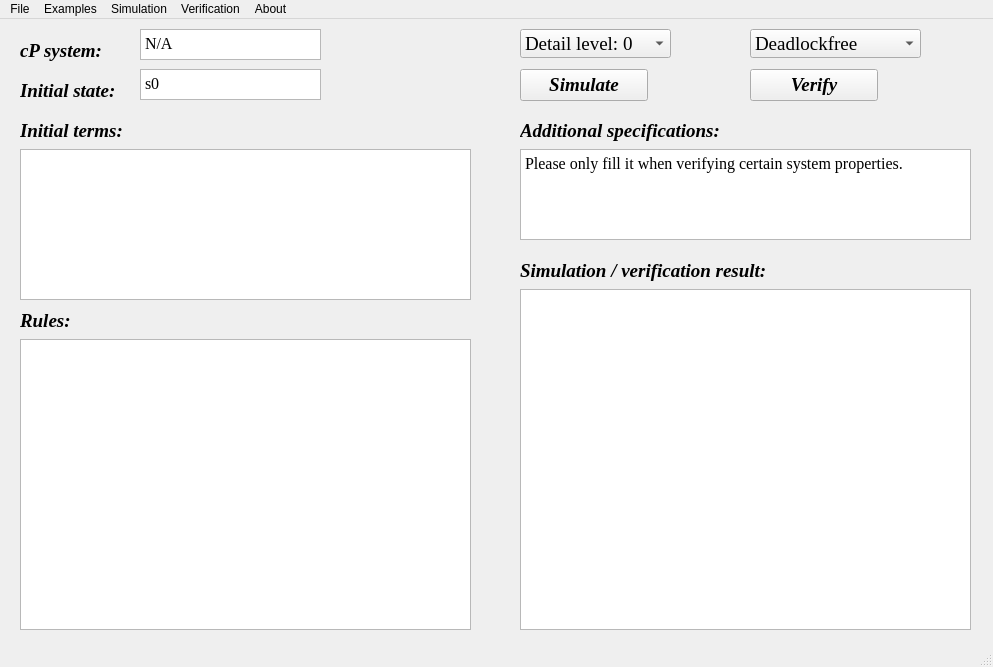
<?xml version="1.0" encoding="UTF-8"?>
<ui version="4.0">
 <class>MainWindow</class>
 <widget class="QMainWindow" name="MainWindow">
  <property name="geometry">
   <rect>
    <x>0</x>
    <y>0</y>
    <width>993</width>
    <height>667</height>
   </rect>
  </property>
  <property name="windowTitle">
   <string>cPV - The cP System Verifier</string>
  </property>
  <widget class="QWidget" name="centralwidget">
   <widget class="QLabel" name="label">
    <property name="geometry">
     <rect>
      <x>20</x>
      <y>20</y>
      <width>91</width>
      <height>24</height>
     </rect>
    </property>
    <property name="font">
     <font>
      <family>Times New Roman</family>
      <pointsize>14</pointsize>
      <weight>75</weight>
      <italic>true</italic>
      <bold>true</bold>
     </font>
    </property>
    <property name="text">
     <string>cP system:</string>
    </property>
   </widget>
   <widget class="QLabel" name="label_3">
    <property name="geometry">
     <rect>
      <x>20</x>
      <y>60</y>
      <width>171</width>
      <height>24</height>
     </rect>
    </property>
    <property name="font">
     <font>
      <family>Times New Roman</family>
      <pointsize>14</pointsize>
      <weight>75</weight>
      <italic>true</italic>
      <bold>true</bold>
     </font>
    </property>
    <property name="text">
     <string>Initial state:</string>
    </property>
   </widget>
   <widget class="QLabel" name="label_5">
    <property name="geometry">
     <rect>
      <x>20</x>
      <y>100</y>
      <width>111</width>
      <height>24</height>
     </rect>
    </property>
    <property name="font">
     <font>
      <family>Times New Roman</family>
      <pointsize>14</pointsize>
      <weight>75</weight>
      <italic>true</italic>
      <bold>true</bold>
     </font>
    </property>
    <property name="text">
     <string>Initial terms:</string>
    </property>
   </widget>
   <widget class="QLabel" name="label_6">
    <property name="geometry">
     <rect>
      <x>20</x>
      <y>290</y>
      <width>61</width>
      <height>24</height>
     </rect>
    </property>
    <property name="font">
     <font>
      <family>Times New Roman</family>
      <pointsize>14</pointsize>
      <weight>75</weight>
      <italic>true</italic>
      <bold>true</bold>
     </font>
    </property>
    <property name="text">
     <string>Rules:</string>
    </property>
   </widget>
   <widget class="QTextEdit" name="textEdit_rules">
    <property name="geometry">
     <rect>
      <x>20</x>
      <y>320</y>
      <width>451</width>
      <height>291</height>
     </rect>
    </property>
   </widget>
   <widget class="QTextEdit" name="textEdit_terms">
    <property name="geometry">
     <rect>
      <x>20</x>
      <y>130</y>
      <width>451</width>
      <height>151</height>
     </rect>
    </property>
    <property name="toolTip">
     <string>Please input terms as dictionary key-value pairs, for example: a:1, f(b):2, 1:3</string>
    </property>
    <property name="toolTipDuration">
     <number>-1</number>
    </property>
   </widget>
   <widget class="QTextEdit" name="textEdit_state">
    <property name="geometry">
     <rect>
      <x>140</x>
      <y>50</y>
      <width>181</width>
      <height>31</height>
     </rect>
    </property>
    <property name="font">
     <font>
      <family>Times New Roman</family>
      <pointsize>12</pointsize>
     </font>
    </property>
    <property name="html">
     <string>&lt;!DOCTYPE HTML PUBLIC &quot;-//W3C//DTD HTML 4.0//EN&quot; &quot;http://www.w3.org/TR/REC-html40/strict.dtd&quot;&gt;
&lt;html&gt;&lt;head&gt;&lt;meta name=&quot;qrichtext&quot; content=&quot;1&quot; /&gt;&lt;style type=&quot;text/css&quot;&gt;
p, li { white-space: pre-wrap; }
&lt;/style&gt;&lt;/head&gt;&lt;body style=&quot; font-family:'Times New Roman'; font-size:12pt; font-weight:400; font-style:normal;&quot;&gt;
&lt;p style=&quot; margin-top:0px; margin-bottom:0px; margin-left:0px; margin-right:0px; -qt-block-indent:0; text-indent:0px;&quot;&gt;&lt;span style=&quot; font-family:'SimSun';&quot;&gt;s0&lt;/span&gt;&lt;/p&gt;&lt;/body&gt;&lt;/html&gt;</string>
    </property>
   </widget>
   <widget class="QTextEdit" name="textEdit_state_2">
    <property name="geometry">
     <rect>
      <x>140</x>
      <y>10</y>
      <width>181</width>
      <height>31</height>
     </rect>
    </property>
    <property name="font">
     <font>
      <family>Times New Roman</family>
      <pointsize>12</pointsize>
     </font>
    </property>
    <property name="html">
     <string>&lt;!DOCTYPE HTML PUBLIC &quot;-//W3C//DTD HTML 4.0//EN&quot; &quot;http://www.w3.org/TR/REC-html40/strict.dtd&quot;&gt;
&lt;html&gt;&lt;head&gt;&lt;meta name=&quot;qrichtext&quot; content=&quot;1&quot; /&gt;&lt;style type=&quot;text/css&quot;&gt;
p, li { white-space: pre-wrap; }
&lt;/style&gt;&lt;/head&gt;&lt;body style=&quot; font-family:'Times New Roman'; font-size:12pt; font-weight:400; font-style:normal;&quot;&gt;
&lt;p style=&quot; margin-top:0px; margin-bottom:0px; margin-left:0px; margin-right:0px; -qt-block-indent:0; text-indent:0px;&quot;&gt;&lt;span style=&quot; font-family:'SimSun';&quot;&gt;N/A&lt;/span&gt;&lt;/p&gt;&lt;/body&gt;&lt;/html&gt;</string>
    </property>
   </widget>
   <widget class="QPushButton" name="pushButton_simulate">
    <property name="geometry">
     <rect>
      <x>520</x>
      <y>50</y>
      <width>128</width>
      <height>32</height>
     </rect>
    </property>
    <property name="font">
     <font>
      <family>Times New Roman</family>
      <pointsize>14</pointsize>
      <weight>75</weight>
      <italic>true</italic>
      <bold>true</bold>
     </font>
    </property>
    <property name="text">
     <string>Simulate</string>
    </property>
   </widget>
   <widget class="QPushButton" name="pushButton_verify">
    <property name="geometry">
     <rect>
      <x>750</x>
      <y>50</y>
      <width>128</width>
      <height>32</height>
     </rect>
    </property>
    <property name="font">
     <font>
      <family>Times New Roman</family>
      <pointsize>14</pointsize>
      <weight>75</weight>
      <italic>true</italic>
      <bold>true</bold>
     </font>
    </property>
    <property name="text">
     <string>Verify</string>
    </property>
   </widget>
   <widget class="QComboBox" name="comboBox_veri_opt">
    <property name="geometry">
     <rect>
      <x>750</x>
      <y>10</y>
      <width>171</width>
      <height>29</height>
     </rect>
    </property>
    <property name="font">
     <font>
      <family>Times New Roman</family>
      <pointsize>14</pointsize>
     </font>
    </property>
    <property name="statusTip">
     <string/>
    </property>
    <item>
     <property name="text">
      <string>Deadlockfree</string>
     </property>
    </item>
    <item>
     <property name="text">
      <string>Confluent</string>
     </property>
    </item>
    <item>
     <property name="text">
      <string>Terminating</string>
     </property>
    </item>
    <item>
     <property name="text">
      <string>Deterministic</string>
     </property>
    </item>
    <item>
     <property name="text">
      <string>Terms reachable</string>
     </property>
    </item>
    <item>
     <property name="text">
      <string>Terms eventually</string>
     </property>
    </item>
    <item>
     <property name="text">
      <string>State reachable</string>
     </property>
    </item>
    <item>
     <property name="text">
      <string>State eventually</string>
     </property>
    </item>
   </widget>
   <widget class="QTextEdit" name="textEdit_prop_spe">
    <property name="geometry">
     <rect>
      <x>520</x>
      <y>130</y>
      <width>451</width>
      <height>91</height>
     </rect>
    </property>
    <property name="font">
     <font>
      <family>Times New Roman</family>
      <pointsize>12</pointsize>
     </font>
    </property>
    <property name="html">
     <string>&lt;!DOCTYPE HTML PUBLIC &quot;-//W3C//DTD HTML 4.0//EN&quot; &quot;http://www.w3.org/TR/REC-html40/strict.dtd&quot;&gt;
&lt;html&gt;&lt;head&gt;&lt;meta name=&quot;qrichtext&quot; content=&quot;1&quot; /&gt;&lt;style type=&quot;text/css&quot;&gt;
p, li { white-space: pre-wrap; }
&lt;/style&gt;&lt;/head&gt;&lt;body style=&quot; font-family:'Times New Roman'; font-size:12pt; font-weight:400; font-style:normal;&quot;&gt;
&lt;p style=&quot; margin-top:0px; margin-bottom:0px; margin-left:0px; margin-right:0px; -qt-block-indent:0; text-indent:0px;&quot;&gt;&lt;span style=&quot; font-family:'SimSun';&quot;&gt;Please only fill it when verifying certain system properties.&lt;/span&gt;&lt;/p&gt;&lt;/body&gt;&lt;/html&gt;</string>
    </property>
   </widget>
   <widget class="QLabel" name="label_2">
    <property name="geometry">
     <rect>
      <x>520</x>
      <y>100</y>
      <width>201</width>
      <height>24</height>
     </rect>
    </property>
    <property name="font">
     <font>
      <family>Times New Roman</family>
      <pointsize>14</pointsize>
      <weight>75</weight>
      <italic>true</italic>
      <bold>true</bold>
     </font>
    </property>
    <property name="text">
     <string>Additional specifications:</string>
    </property>
   </widget>
   <widget class="QLabel" name="label_4">
    <property name="geometry">
     <rect>
      <x>520</x>
      <y>240</y>
      <width>261</width>
      <height>24</height>
     </rect>
    </property>
    <property name="font">
     <font>
      <family>Times New Roman</family>
      <pointsize>14</pointsize>
      <weight>75</weight>
      <italic>true</italic>
      <bold>true</bold>
     </font>
    </property>
    <property name="text">
     <string>Simulation / verification result:</string>
    </property>
   </widget>
   <widget class="QTextBrowser" name="textBrowser_result">
    <property name="geometry">
     <rect>
      <x>520</x>
      <y>270</y>
      <width>451</width>
      <height>341</height>
     </rect>
    </property>
    <property name="font">
     <font>
      <family>Arial</family>
      <pointsize>20</pointsize>
     </font>
    </property>
   </widget>
   <widget class="QLabel" name="label_background">
    <property name="geometry">
     <rect>
      <x>0</x>
      <y>0</y>
      <width>981</width>
      <height>641</height>
     </rect>
    </property>
    <property name="text">
     <string/>
    </property>
    <property name="pixmap">
     <pixmap>background/IMG_1.jpg</pixmap>
    </property>
    <property name="scaledContents">
     <bool>true</bool>
    </property>
    <property name="wordWrap">
     <bool>false</bool>
    </property>
   </widget>
   <widget class="QComboBox" name="comboBox_veri_opt_2">
    <property name="geometry">
     <rect>
      <x>520</x>
      <y>10</y>
      <width>151</width>
      <height>29</height>
     </rect>
    </property>
    <property name="font">
     <font>
      <family>Times New Roman</family>
      <pointsize>14</pointsize>
     </font>
    </property>
    <property name="statusTip">
     <string/>
    </property>
    <item>
     <property name="text">
      <string>Detail level: 0</string>
     </property>
    </item>
    <item>
     <property name="text">
      <string>Detail level: 1</string>
     </property>
    </item>
   </widget>
   <zorder>label_background</zorder>
   <zorder>label</zorder>
   <zorder>label_3</zorder>
   <zorder>label_5</zorder>
   <zorder>label_6</zorder>
   <zorder>textEdit_rules</zorder>
   <zorder>textEdit_terms</zorder>
   <zorder>textEdit_state</zorder>
   <zorder>textEdit_state_2</zorder>
   <zorder>pushButton_simulate</zorder>
   <zorder>pushButton_verify</zorder>
   <zorder>comboBox_veri_opt</zorder>
   <zorder>textEdit_prop_spe</zorder>
   <zorder>label_2</zorder>
   <zorder>label_4</zorder>
   <zorder>textBrowser_result</zorder>
   <zorder>comboBox_veri_opt_2</zorder>
  </widget>
  <widget class="QMenuBar" name="menubar">
   <property name="geometry">
    <rect>
     <x>0</x>
     <y>0</y>
     <width>993</width>
     <height>22</height>
    </rect>
   </property>
   <widget class="QMenu" name="menuFile">
    <property name="title">
     <string>File</string>
    </property>
    <addaction name="actionNew"/>
    <addaction name="menu_file"/>
    <addaction name="actionSave"/>
    <addaction name="actionSave_As"/>
    <addaction name="actionQuit"/>
   </widget>
   <widget class="QMenu" name="menuAbout">
    <property name="title">
     <string>Examples</string>
    </property>
    <addaction name="actioncP_System_ADD"/>
    <addaction name="actioncP_System_Subtract"/>
    <addaction name="actioncP_System_Multiplication"/>
    <addaction name="actioncP_System_Division"/>
    <addaction name="actionThe_GCD_cP_System"/>
    <addaction name="actionGCD_cP_System_2"/>
    <addaction name="actionVersion"/>
    <addaction name="actionThe_Hamiltonian_Path_cP_System"/>
    <addaction name="actionThe_Hamitonian_Cycle_cP_System"/>
   </widget>
   <widget class="QMenu" name="menuSimulation">
    <property name="title">
     <string>Simulation</string>
    </property>
   </widget>
   <widget class="QMenu" name="menuVerification">
    <property name="title">
     <string>Verification</string>
    </property>
   </widget>
   <widget class="QMenu" name="menuAbout_2">
    <property name="title">
     <string>About</string>
    </property>
    <addaction name="actionVersion_2"/>
    <addaction name="actionEmail_Author"/>
   </widget>
   <addaction name="menuFile"/>
   <addaction name="menuAbout"/>
   <addaction name="menuSimulation"/>
   <addaction name="menuVerification"/>
   <addaction name="menuAbout_2"/>
  </widget>
  <widget class="QStatusBar" name="statusbar"/>
  <action name="menu_file">
   <property name="text">
    <string>Open</string>
   </property>
   <property name="shortcut">
    <string>Ctrl+O</string>
   </property>
  </action>
  <action name="actionSave">
   <property name="text">
    <string>Save</string>
   </property>
   <property name="shortcut">
    <string>Ctrl+S</string>
   </property>
  </action>
  <action name="actionQuit">
   <property name="text">
    <string>Quit</string>
   </property>
   <property name="shortcut">
    <string>Ctrl+Q</string>
   </property>
  </action>
  <action name="actionVersion">
   <property name="text">
    <string>The Subset Sum cP System</string>
   </property>
  </action>
  <action name="actionThe_Hamiltonian_Path_cP_System">
   <property name="text">
    <string>The Hamiltonian Path cP System</string>
   </property>
  </action>
  <action name="actionPlaceholder">
   <property name="text">
    <string>Placeholder</string>
   </property>
  </action>
  <action name="actionVersion_2">
   <property name="text">
    <string>Version</string>
   </property>
  </action>
  <action name="actionRelease_Plan">
   <property name="text">
    <string>Release Plan</string>
   </property>
  </action>
  <action name="actionThe_GCD_cP_System">
   <property name="text">
    <string>GCD cP System 1</string>
   </property>
  </action>
  <action name="actionThe_Hamitonian_Cycle_cP_System">
   <property name="text">
    <string>The Hamiltonian Cycle cP System</string>
   </property>
  </action>
  <action name="actioncP_System_ADD">
   <property name="text">
    <string>cP System: Add</string>
   </property>
  </action>
  <action name="actioncP_System_Subtract">
   <property name="text">
    <string>cP System: Subtract</string>
   </property>
  </action>
  <action name="actioncP_System_Multiplication">
   <property name="text">
    <string>cP System: Multiplication</string>
   </property>
  </action>
  <action name="actioncP_System_Division">
   <property name="text">
    <string>cP System: Division</string>
   </property>
  </action>
  <action name="actionGCD_cP_System_2">
   <property name="text">
    <string>GCD cP System 2</string>
   </property>
  </action>
  <action name="actionEmail_Author">
   <property name="text">
    <string>Email Author</string>
   </property>
  </action>
  <action name="actionNew">
   <property name="text">
    <string>New</string>
   </property>
   <property name="shortcut">
    <string>Ctrl+N</string>
   </property>
  </action>
  <action name="actionSave_As">
   <property name="text">
    <string>Save As</string>
   </property>
   <property name="whatsThis">
    <string/>
   </property>
   <property name="shortcut">
    <string>Alt+A</string>
   </property>
  </action>
 </widget>
 <resources/>
 <connections/>
</ui>
